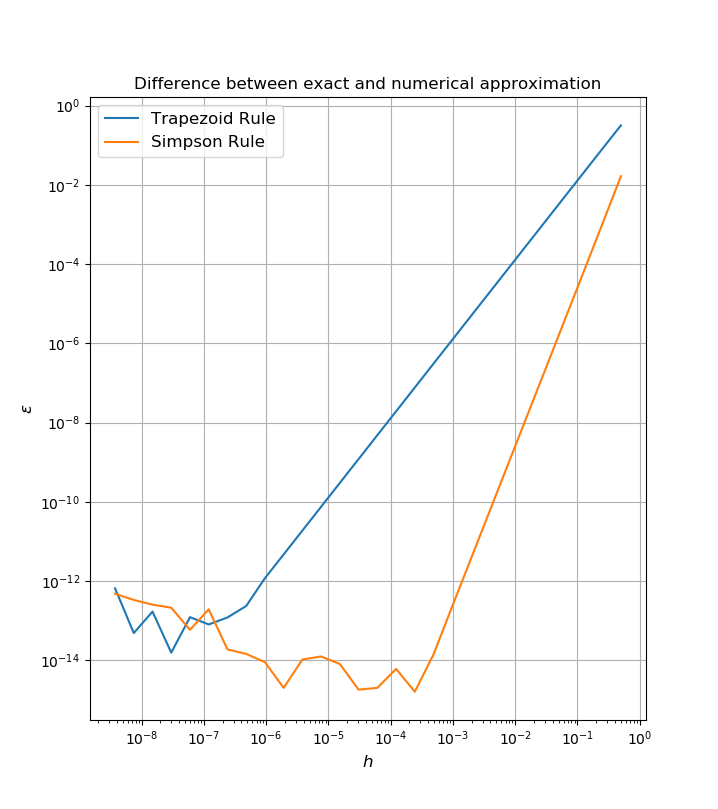

Reproduce this figure in Python.
import numpy as np
import matplotlib.pyplot as plt
import subprocess


compiler = "gfortran"
flags = ["-Wall", "-Wextra", "-Wconversion-extra", "-std=f95", "-pedantic", "-fimplicit-none", "-fbacktrace", "-O3", "-march=native"]
source = "02.f90"
cmd = [compiler] + flags + [source]

print("Compiling {} with {} {}".format(source, compiler, flags))
bla = subprocess.run(cmd, check = True, stdout=subprocess.PIPE)
#print(bla)

if bla.returncode != 0:
    print("Oh, shit")
    exit(1)

print("Running code")
with open("out", mode = 'w') as outfile:
    bla = subprocess.run(["./a.out", ">>", "out"], check = True, stdout=outfile)

print("Plotting results")
fig = plt.figure()
ax = fig.add_subplot(111)

data = np.loadtxt("out", unpack = True)
#print(data)
h  = data[0]
y1 = data[1]
y2 = data[2]

ax.plot(h, y1, label = "Trapezoid Rule")
ax.plot(h, y2, label = "Simpson Rule")

ax.set_yscale('log')
ax.set_xscale('log')
ax.legend(fontsize = 'large')
ax.grid()
plt.title("Difference between exact and numerical approximation", fontsize = 'large')
plt.ylabel("$\epsilon$", fontsize = 'large')
plt.xlabel("$h$", fontsize = 'large')

plt.show()
